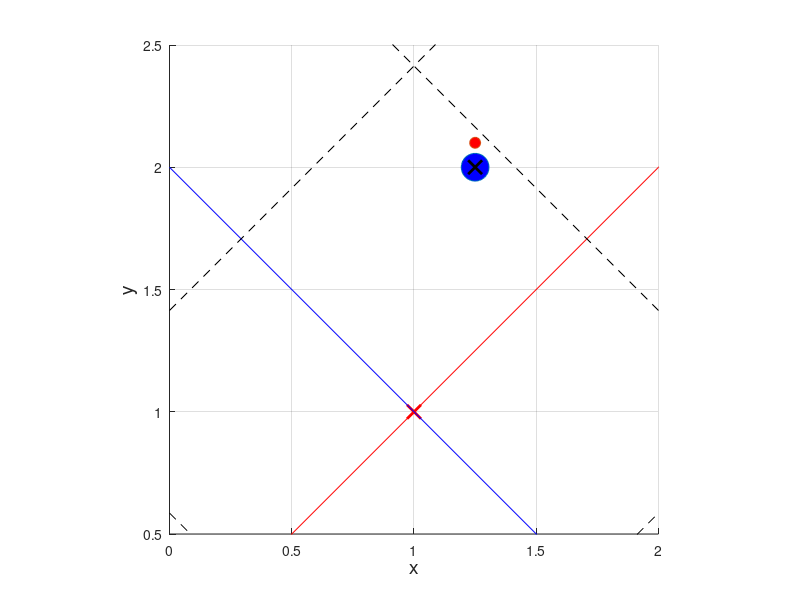

This figure's MATLAB source: (Note: this script raises an error after producing the figure.)
clear;
close all;
load('all_estimation_12pi_new.mat')
load('gh_estimation_12pi_new.mat')

%feedback_simulation------------------------------------------------------

dt = 0.01; %%時間刻み=離散時間Tsとして使用
Tfin = 3; %シミュレーション終了時間
t1 = [0:dt:Tfin];

si = zeros(length(t1),3);
si(1,:) = [1.25 2 pi/2]; %(s1, s2, s3)=(x ,y, θ)の初期値を設定
% si(1,:) = [1.1 2 7*pi/12]; %(s1, s2, s3)=(x ,y, θ)の初期値を設定
% si(1,:) = [1.4 1.85 5*pi/12]; %(s1, s2, s3)=(x ,y, θ)の初期値を設定


zi = zeros(length(t1),3);

u1 = ones(1,length(t1)) * (-1);
u2 = ones(1,length(t1)) * (1);

m1 = ones(1,length(t1)) * (-1); % μ1 = v1 = u1cosθ
m2 = ones(1,length(t1)); % μ2 = v2/v1 = u2/(u1*cos^3θ)

gmap = zeros(1,length(t1));
hmap = zeros(1,length(t1));

k2 = 6;
k3 = 6;

x = si(1,1) + 0.1 * cos(si(1,3));
y = si(1,2) + 0.1 * sin(si(1,3));


l_max = 2;
m_max = 11;
n_max = 2;

l_now_3 = zeros(length(t1),1);
m_now_3 = zeros(length(t1),1);
n_now_3 = zeros(length(t1),1);

l_next_3 = zeros(length(t1),1);
m_next_3 = zeros(length(t1),1);
n_next_3 = zeros(length(t1),1);

l_real_3 = zeros(length(t1),1);
m_real_3 = zeros(length(t1),1);
n_real_3 = zeros(length(t1),1);

rho_3_tmp = zeros(length(t1), l_max, m_max, n_max, 3);
rho_3 = zeros(length(t1),3);

iteration = 1224;

phi_g_now = zeros(1,imax_g);
phi_h_now = zeros(1,imax_h);



hold on;
axis equal;
grid on;

axis([0 2 0.5 2.5])

xlabel("x",'FontSize',14)
ylabel("y",'FontSize',14)

h = plot(zi(1,1),zi(1,3), 'o', 'MarkerSize' ,20, 'MarkerFaceColor', 'b');

h2 = plot(x,y,'o', 'MarkerSize' ,8, 'MarkerFaceColor', 'r');

plot(1+1/4,2,'kx','MarkerSize', 10,'LineWidth',2)
plot(1,1,'rx','MarkerSize', 10,'LineWidth',2)

z1_plot = 0:1:3;
z3_plot = 0:1:3;

for j = 0 : 2
    if j == 1
        plot(z1_plot, z1_plot - sqrt(2) + sqrt(2) * j, '-r')
        plot(z3_plot, - z3_plot + 2 + sqrt(2) * (j-1), '-b')
    else
        plot(z1_plot, z1_plot - sqrt(2) + sqrt(2) * j, '--k')
        plot(z3_plot, - z3_plot + 2 + sqrt(2) * (j-1), '--k')
    end
end


for i = 1:length(t1)-1

    break_switch = 0;

    set(h, 'XData', si(i,1),'YData', si(i,2));

    set(h2, 'XData', si(i,1) + 0.1 * cos(si(i,3)),'YData', si(i,2) + 0.1 * sin(si(i,3)));

    drawnow;

    F = getframe(gcf);
      % RGBデータをインデックス付きデータに変更
      [X,map] = rgb2ind(F.cdata,256);
      if i==1
          % GIFファイルに書き出し
          imwrite(X,map,'feedback_3dim.gif')
      else
          % 2回目以降は'append'でアニメーションを作成
          imwrite(X,map,'feedback_3dim.gif','WriteMode','append')
      end

    si(i+1,3) = si(i,3) + u2(i) * dt; %観測されるs3
    si(i+1,1) = si(i,1) + u1(i) * cos(si(i+1,3)) * dt; %観測されるs1
    si(i+1,2) = si(i,2) + u1(i) * sin(si(i+1,3)) * dt; %観測されるs2


    for a = 1 : l_max

        if break_switch == 1 
            break;
        end

        for b = 1 : m_max

            if break_switch == 1 
                break;
            end

            for c = 1 : n_max

                if break_switch == 1 
                    break;
                end

                if (a == l_max) || (b == m_max) || (c == n_max)
                    continue;
                end
    
                if a < l_max
                    a2 = a + 1;
                    l_real_3(i+1) = a - 1;
                elseif a == l_max + 1
                    a2 = 1;
                    l_real_3(i+1) = -1;
                else
                    a2 = a - 1;
                    l_real_3(i+1) = - a + l_max; 
                end
    
                if b < m_max
                    b2 = b + 1;
                    m_real_3(i+1) = b - 1;
                elseif b == m_max + 1
                    b2 = 1;
                    m_real_3(i+1) = -1;
                else
                    b2 = b - 1;
                    m_real_3(i+1) = - b + m_max;
                end
    
                if c < n_max
                    c2 = c + 1;
                    n_real_3(i+1) = c - 1;
                elseif c == n_max + 1
                    c2 = 1;
                    n_real_3(i+1) = -1;
                else
                    c2 = c - 1;
                    n_real_3(i+1) = - c + n_max;
                end
    
                A = [param_s(a2,b,c,:,iteration) - param_s(a,b,c,:,iteration); param_s(a,b2,c,:,iteration) - param_s(a,b,c,:,iteration); param_s(a,b,c2,:,iteration) - param_s(a,b,c,:,iteration)];

                B = transpose(reshape(A,[3,3]));

                x = [si(i+1,1) - param_s(a,b,c,1,iteration); si(i+1,2) - param_s(a,b,c,2,iteration); si(i+1,3) - param_s(a,b,c,3,iteration)];

                rho_3_tmp(i+1,a,b,c,:) = B \ x;


                if (0 <= rho_3_tmp(i+1,a,b,c,1)) && (rho_3_tmp(i+1,a,b,c,1) <= 1)
                    if (0 <= rho_3_tmp(i+1,a,b,c,2)) && (rho_3_tmp(i+1,a,b,c,2) <= 1)
                        if (0 <= rho_3_tmp(i+1,a,b,c,3)) && (rho_3_tmp(i+1,a,b,c,3) <= 1)

                            rho_3(i+1,:) = rho_3_tmp(i+1,a,b,c,:);
    
                            l_now_3(i+1) = a;
                            m_now_3(i+1) = b;
                            n_now_3(i+1) = c;

                            l_next_3(i+1) = a2;
                            m_next_3(i+1) = b2;
                            n_next_3(i+1) = c2;

                            break_switch = 1;
    
                        end
                    end
                end

            end
        end
    end

    if break_switch == 0
        % l_now_3(i+1) = l_now_3(i);
        % m_now_3(i+1) = m_now_3(i);
        % n_now_3(i+1) = n_now_3(i);

        % l_next_3(i+1) = l_next_3(i);
        % m_next_3(i+1) = m_next_3(i);
        % n_next_3(i+1) = n_next_3(i);

        % l_real_3(i+1) = l_real_3(i);
        % m_real_3(i+1) = m_real_3(i);
        % n_real_3(i+1) = n_real_3(i);

        % a = l_now_3(i+1);
        % b = m_now_3(i+1);
        % c = n_now_3(i+1);

        % rho_3(i+1,:) = rho_3_tmp(i,a,b,c,:);
        
        disp(i)
        disp("補間しました")
    end

    zi(i+1,1) = l_real_3(i+1) + rho_3(i+1,1);
    zi(i+1,2) = tan(pi/12) * (m_real_3(i+1) + rho_3(i+1,2));
    zi(i+1,3) = n_real_3(i+1) + rho_3(i+1,3);


    for p = 1 : imax_g
        phi_g_now(p) = exp( - sqrt( (si(i+1,1) - mean_g(p,1)) ^ 2 + (si(i+1,2) - mean_g(p,2)) ^ 2 + (si(i+1,3) - mean_g(p,3)) ^ 2 ) / (2 * var_g ^ 2) );
    end
    
    for q = 1 : imax_h
        phi_h_now(q) = exp( - sqrt( (si(i+1,1) - mean_h(q,1)) ^ 2 + (si(i+1,2) - mean_h(q,2)) ^ 2 + (si(i+1,3) - mean_h(q,3)) ^ 2 ) / (2 * var_h ^ 2) );
    end

    % gmap(i+1) = ((zi(i+1,2) - zi(i,2)) * u1(i)) / ((zi(i+1,1) - zi(i,1)) * u2(i));
    % hmap(i+1) = (zi(i+1,1) - zi(i,1)) / (u1(i) * dt);

    % gmap(i+1) = 1 / (cos(si(i+1,3) - pi/4)) ^ 3;
    % hmap(i+1) = cos(si(i+1,3) - pi/4);

    gmap(i+1) = phi_g_now * w_g;
    hmap(i+1) = phi_h_now * w_h;

    if i > 1
        m1(i+1) = -2 * zi(i+1,1); %入力m1(=v1=u1cosθ), m1=-λz1で(λ>0の定数)z1を0に収束
    end

    %入力m2はm1正負で場合分け
    if m1(i+1) > 0
        m2(i+1) = -k2 * zi(i+1,2) - k3 * zi(i+1,3); 
    else
        m2(i+1) = k2 * zi(i+1,2) - k3 * zi(i+1,3); 
    end

    u1(i+1) = m1(i+1) / hmap(i+1);
    u2(i+1) = m2(i+1) * u1(i+1) / gmap(i+1);

end

target = ones(length(t1),1);
target2 = ones(length(t1),1) * (pi/4);

tiledlayout(3,1);

nexttile

% axis([-0.2 3.2 0.95 1.3])

plot(t1, target, '--k', t1, si(:,1), '-k','LineWidth', 2)
% xlabel("time [s]",'fontsize',16)
ylabel("x [m]",'fontsize',16)

nexttile

% axis([-0.2 3.2 0.95 1.8])

plot(t1, target, '--k', t1, si(:,2), '-k','LineWidth', 2)
% xlabel("time [s]",'fontsize',16)
ylabel("y [m]",'fontsize',16)

nexttile

% axis([-0.2 3.2 0.95 1.8])

plot(t1, target2, '--k', t1, si(:,3), '-k','LineWidth', 2)
xlabel("time [s]",'fontsize',16)
ylabel("θ [rad]",'fontsize',16)

